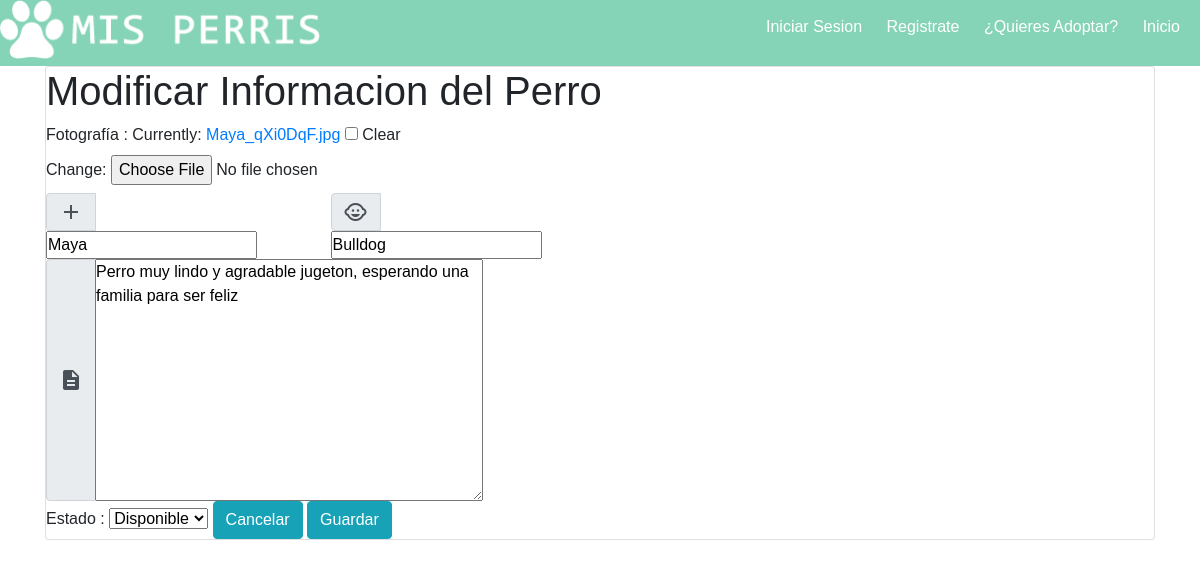
Page /perro/42/editar/ on the earlier database version.
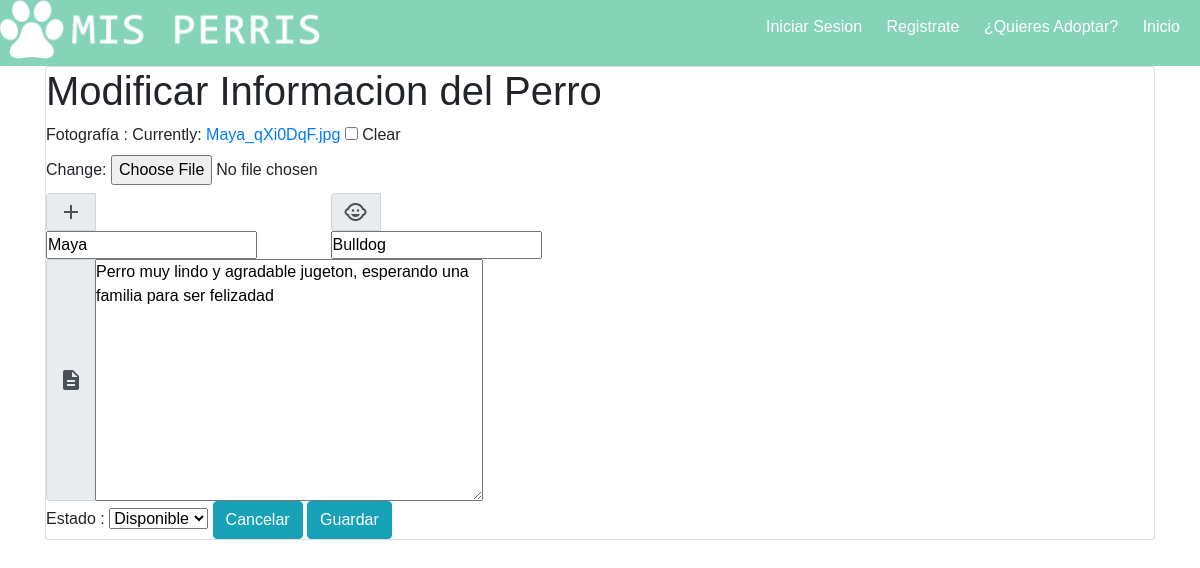
Same page on the later database version.
### perris/models.py (models this page shows, shortened)
class Perros_Rescatados(models.Model):
    author = models.ForeignKey('auth.User', on_delete=models.CASCADE)
    estado= models.CharField(max_length=30, choices=ESTADOS, default='')
    fotografia_perro=models.FileField(blank=True, null=True)
    nombre_perro = models.CharField(max_length=200)
    raza_predominante = models.CharField(max_length=200)
    descripcion=models.TextField()
    published_date = models.DateTimeField(blank=True, null=True)
    class Meta:
        permissions = (
            ('adoptantes', _('Adoptantes')),
        )

### perris/views.py (the view)
# urls.py: path('perro/<int:pk>/editar/', views.editarperro, name='edit_post_perro'),
def editarperro(request, pk):
    post = get_object_or_404(Perros_Rescatados, pk=pk)
    if request.method == "POST":
        form = Perro_RescatadoForm(request.POST or None , request.FILES or None, instance=post)
        if form.is_valid():
            post = form.save(commit=False)
            post.author = request.user
            post.published_date = timezone.now()
            post.save()
            messages.info(request, 'La informacion del  perro se actualizo')
            return redirect('adm.inicio')
    else:
        form = Perro_RescatadoForm(instance=post)
    return render(request, 'perris/editarperro.html', {'form': form})

### perris/forms.py
class Perro_RescatadoForm(forms.ModelForm):
	class Meta:
		model=Perros_Rescatados
		fields=('fotografia_perro','nombre_perro' , 'raza_predominante' , 'descripcion','estado', )

### perris/templates/perris/editarperro.html (shortened to what this page needs)
{% load staticfiles %}
<!DOCTYPE html>
<html lang="en">
<head>
        <link href="https://use.fontawesome.com/releases/v5.0.7/css/all.css" rel="stylesheet">
    <link rel="stylesheet" href="{% static 'css/perris.css' %}">
    <link rel="stylesheet" href="{% static 'Fuentes/style.css' %}">
<link rel="stylesheet" href="https://stackpath.bootstrapcdn.com/bootstrap/4.1.3/css/bootstrap.min.css">
<link rel="stylesheet" type="text/css" href="{% static 'fonts/style.css' %}">
<link rel="stylesheet" href="https://cdnjs.cloudflare.com/ajax/libs/animate.css/3.7.0/animate.min.css">
<link href="//cdn.bootcss.com/bootstrap-datetimepicker/4.17.44/css/bootstrap-datetimepicker.min.css" rel="stylesheet">
<link rel="stylesheet" href="https://use.fontawesome.com/releases/v5.4.1/css/all.css"></head>
</head>
 <div class="contenido-cabecera">
                <div class="cabecera-logo">
                    <img src="{% static 'img/logo.png' %}" alt="logo">
                </div>
                <div class="cabecera-lista">
                    <ul class="lista">
                         {% if user.is_authenticated %}
                        <li><a href="{% url 'logout' %}">Cerrar Sesion ({{user.username}}) </a> </li>
                        {% else %}
                        <li><a href="{% url 'login' %}">Iniciar Sesion</a> </li>
                        <li><a href="{% url 'registrar' %}">Registrate</a> </li>
                        {% endif %}
                        <li><a href="{% url 'perros_disponibles' %}">¿Quieres Adoptar?</a> </li>
                        <li><a href="http://localhost:8000/">Inicio</a> </li>
                    </ul>
                </div>
            </div>
<div class="container">
<div class="card formulario-perro">
        <h1 class="titulo-agregar-perro ">Modificar Informacion del Perro</h1>
    <div class="row ">
    <div class="col-lg-6 ">
        <form method="POST" class="form-add" enctype="multipart/form-data">
        <label>Fotografía : {{form.fotografia_perro}}</label>
               <div class="row">
                <div class="col-6">
                    <div class="input-group">
                <div class="input-group-prepend">
                  <div class="input-group-text"><i class="material-icons">add</i></div>
                </div>
                {{form.nombre_perro}}
              </div>
                </div>
                <div class="col-6">
                  <div class="input-group">
                <div class="input-group-prepend">
                  <div class="input-group-text"><i class="material-icons">child_care</i></div>
                </div>
                {{ form.raza_predominante }}
              </div>
                </div>
               </div>
               <div class="row">
                 <div class="col-12">
                   <div class="input-group">
                <div class="input-group-prepend">
                  <div class="input-group-text"><i class="material-icons">description</i></div>
                </div>
                {{ form.descripcion }}
              </div>
                 </div>
               </div>
                <label>Estado : {{form.estado}}</label>
       <a href="{%  url 'adm.inicio' %}" class="btn btn-info btn-cancelar" >Cancelar</a>
     <button type='submit' class="save btn btn-info btn-cancelar">Guardar</button>
    </form>
    </div>
</div>
</div>
</div>

Differences in the rows shown:
changed Perros_Rescatados "Maya": descripcion "Perro muy lindo y agradable jugeton, esperando una familia para ser feliz" → "Perro muy lindo y agradable jugeton, esperando una familia para ser felizadad"
